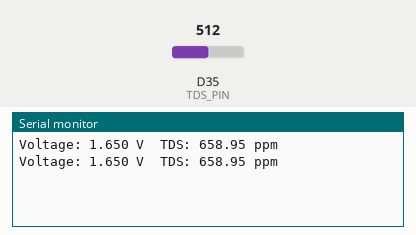
This sketch was run on a simulated Arduino Due. Shown: the last lines printed to the serial monitor. Inputs (shaded band) come from the test bench; at power-on: D35 (TDS_PIN) = 512 (analog values on the 0–1023 scale).

Above: at 1.8 s.
1.9 s: D35 (TDS_PIN) set to 716
At 2.6 s:
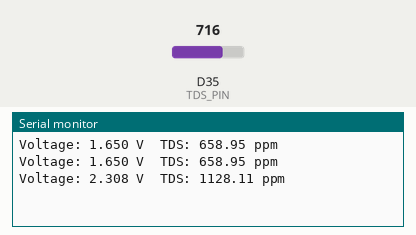
3.4 s: D35 (TDS_PIN) set to 900
At 4.8 s:
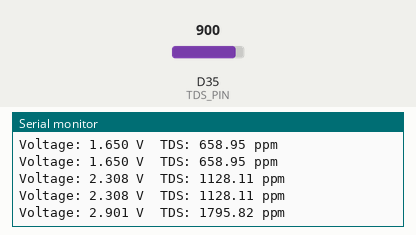
Timing chart, 0 to 6.4 s (numbered marks = the images above; inputs shaded):
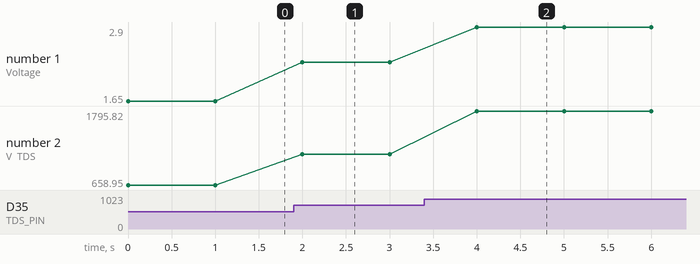

The sketch:

TDS_check.ino
```cpp
#define TDS_PIN 35

void setup()
{
    Serial.begin(115200);
    analogReadResolution(12);
}

void loop()
{
    int adcValue = analogRead(TDS_PIN);

    float voltage = adcValue * (3.3 / 4095.0);

    float compensationCoefficient = 1.0; // 25°C
    float compensationVoltage = voltage / compensationCoefficient;

    float tdsValue =
        (133.42 * compensationVoltage * compensationVoltage * compensationVoltage
        - 255.86 * compensationVoltage * compensationVoltage
        + 857.39 * compensationVoltage) * 0.5;

    Serial.print("Voltage: ");
    Serial.print(voltage, 3);
    Serial.print(" V");

    Serial.print("  TDS: ");
    Serial.print(tdsValue);
    Serial.println(" ppm");

    delay(1000);
}
```

Measured:
- after the input at 1.9 s, the serial monitor: prints a new line after 0.10 s (image 1)
- after the input at 3.4 s, the serial monitor: prints a new line after 0.60 s (image 2)
- plotted number 1: 1.65 → 2.31 after the input at 1.9 s, 2.31 → 2.9 after the input at 3.4 s
- plotted number 2: 658.95 → 1128.11 after the input at 1.9 s, 1128.11 → 1795.82 after the input at 3.4 s
